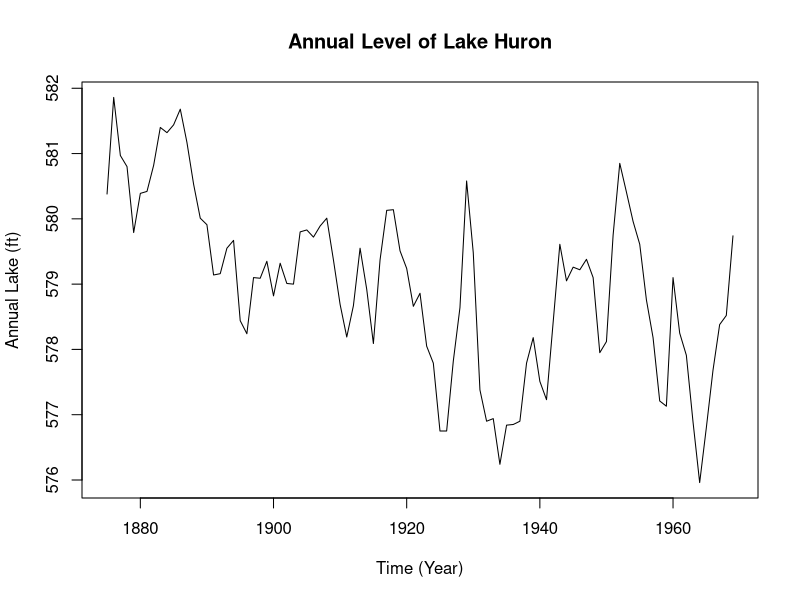
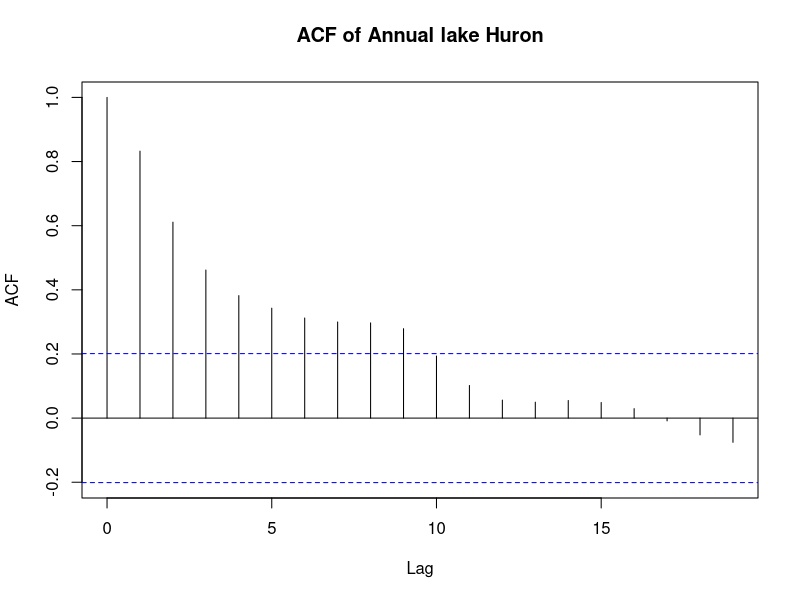
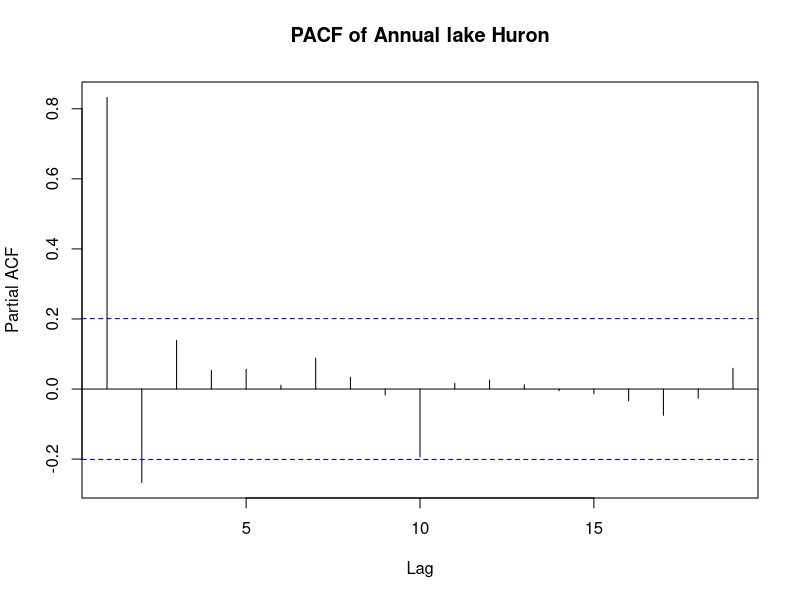
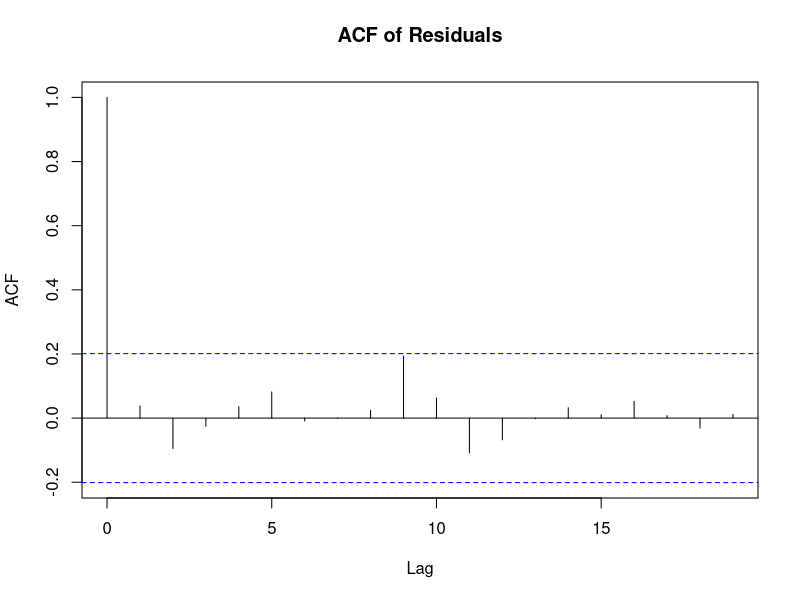
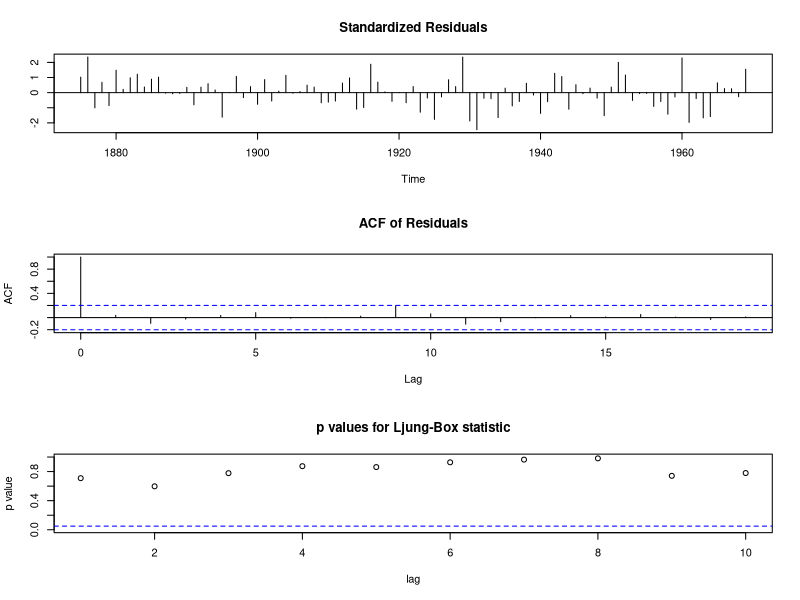

R code for these plots, in order:
## ---- chunk 1
knitr::opts_chunk$set(echo = TRUE)
#if you do not have the package, type install.packages("name_of_the_package")
library(knitr)
library(tseries)
library(forecast)
## ---- chunk 2
# this is where your R code goes
data(LakeHuron)

data.ts.train <- window(LakeHuron,
                     start = c(1875),
                     end = c(1969))

data.ts.test <- window(LakeHuron,
                    start = c(1970),
                    end = c(1972))

plot(data.ts.train,
     main = "Annual Level of Lake Huron",
     xlab = "Time (Year)", ylab = "Annual Lake (ft)")

acf(data.ts.train, main = "ACF of Annual lake Huron")

pacf(data.ts.train, main = "PACF of Annual lake Huron")
## ---- chunk 3
# this is where your R code goes
model <- arima(data.ts.train, order = c(2, 0, 0))
model
## ---- chunk 4
# this is where your R code goes
acf(model$residuals, main = "ACF of Residuals")

tsdiag(model)
## ---- chunk 5
# this is where your R code goes
prediction <- predict(model, n.ahead = 3)

data.frame(
  Year = 1970:1972,
  Forecast = prediction$pred,
  Lower_CI = prediction$pred - 1.96 * prediction$se,
  Upper_CI = prediction$pred + 1.96 * prediction$se
)

## ---- chunk 6
# this is where your R code goes
data.frame(
  Year = 1970:1972,
  Forecast = prediction$pred,
  Lower_CI = prediction$pred - 1.96 * prediction$se,
  Upper_CI = prediction$pred + 1.96 * prediction$se,
  True_Value = data.ts.test
)

